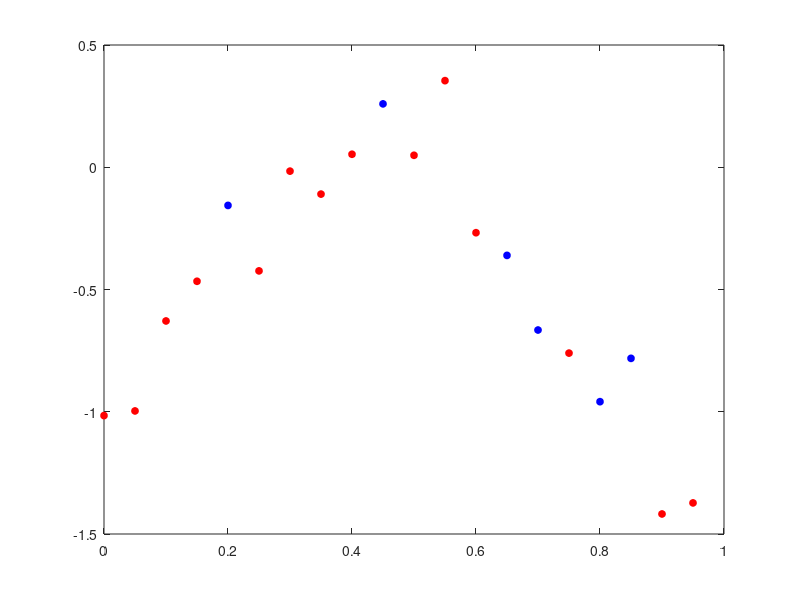

MATLAB code for this plot: (Note: this script raises an error after producing the figure.)
training_data=load('trainData.txt');
test_data=load('testData.txt');
training_x=training_data(:,1);
training_y=training_data(:,2);
test_x=test_data(:,1);
test_y=test_data(:,2);
figure;
plot(training_x,training_y,'ro','markersize',5,'markerfacecolor','red');
hold on;
plot(test_x,test_y,'bo','markersize',5,'markerfacecolor','blue');
x_vals=(0:0.025:1)';
plot(x_vals,LinRegRegularized(training_x,training_y,x_vals,7,0),'g','linestyle','--','linewidth',2);
plot(x_vals,LinRegRegularized(training_x,training_y,x_vals,7,1),'b','linestyle','--','linewidth',2);
plot(x_vals,LinRegRegularized(training_x,training_y,x_vals,7,10),'r','linestyle','--','linewidth',2);
plot(x_vals,LinRegRegularized(training_x,training_y,x_vals,7,100),'y','linestyle','--','linewidth',2);
legend('training data','test data','7th degree fit, lambda = 0','7th degree fit, lambda = 1','7th degree fit, lambda = 10','7th degree fit, lambda = 100');
figure;
plot(training_x,training_y,'ro','markersize',5,'markerfacecolor','red');
hold on;
plot(test_x,test_y,'bo','markersize',5,'markerfacecolor','blue');
x_vals=(0:0.025:1)';
plot(x_vals,LinRegRegularized(training_x,training_y,x_vals,10,0),'g','linestyle','--','linewidth',2);
plot(x_vals,LinRegRegularized(training_x,training_y,x_vals,10,1),'b','linestyle','--','linewidth',2);
plot(x_vals,LinRegRegularized(training_x,training_y,x_vals,10,10),'r','linestyle','--','linewidth',2);
plot(x_vals,LinRegRegularized(training_x,training_y,x_vals,10,100),'y','linestyle','--','linewidth',2);
legend('training data','test data','10th degree fit, lambda = 0','10th degree fit, lambda = 1','10th degree fit, lambda = 10','10th degree fit, lambda = 100');
figure;
plot(training_x,training_y,'ro','markersize',5,'markerfacecolor','red');
hold on;
plot(test_x,test_y,'bo','markersize',5,'markerfacecolor','blue');
x_vals=(0:0.025:1)';
plot(x_vals,LinRegRegularized(training_x,training_y,x_vals,12,0),'g','linestyle','--','linewidth',2);
plot(x_vals,LinRegRegularized(training_x,training_y,x_vals,12,1),'b','linestyle','--','linewidth',2);
plot(x_vals,LinRegRegularized(training_x,training_y,x_vals,12,10),'r','linestyle','--','linewidth',2);
plot(x_vals,LinRegRegularized(training_x,training_y,x_vals,12,100),'y','linestyle','--','linewidth',2);legend('training data','test data','12th degree fit, lambda = 0','12th degree fit, lambda = 1','12th degree fit, lambda = 10','12th degree fit, lambda = 100');
figure;
plot(training_x,training_y,'ro','markersize',5,'markerfacecolor','red');
hold on;
plot(test_x,test_y,'bo','markersize',5,'markerfacecolor','blue');
x_vals=(0:0.025:1)';
plot(x_vals,LinRegRegularized(training_x,training_y,x_vals,14,0),'g','linestyle','--','linewidth',2);
plot(x_vals,LinRegRegularized(training_x,training_y,x_vals,14,1),'b','linestyle','--','linewidth',2);
plot(x_vals,LinRegRegularized(training_x,training_y,x_vals,14,10),'r','linestyle','--','linewidth',2);
plot(x_vals,LinRegRegularized(training_x,training_y,x_vals,14,100),'y','linestyle','--','linewidth',2);
legend('training data','test data','14th degree fit, lambda = 0','14th degree fit, lambda = 1','14th degree fit, lambda = 10','14th degree fit, lambda = 100');
figure;
plot(training_x,training_y,'ro','markersize',5,'markerfacecolor','red');
hold on;
plot(test_x,test_y,'bo','markersize',5,'markerfacecolor','blue');
x_vals=(0:0.025:1)';
plot(x_vals,LinRegRegularized(training_x,training_y,x_vals,16,0),'g','linestyle','--','linewidth',2);
plot(x_vals,LinRegRegularized(training_x,training_y,x_vals,16,1),'b','linestyle','--','linewidth',2);
plot(x_vals,LinRegRegularized(training_x,training_y,x_vals,16,10),'r','linestyle','--','linewidth',2);
plot(x_vals,LinRegRegularized(training_x,training_y,x_vals,16,100),'y','linestyle','--','linewidth',2);
legend('training data','test data','16th degree fit, lambda = 0','16th degree fit, lambda = 1','16th degree fit, lambda = 10','16th degree fit, lambda = 100');

polynomial =[7; 10; 12; 14; 16];
lambda = [0; 1; 10; 100];

for n=1:length(polynomial)
  disp("-------------------------------------------------------------------------------------------------")
  disp(["For ", num2str(polynomial(n)), " degree polynomial"])
  disp("-------------------------------------------------------------------------------------------------")
  disp(" ")
  for l=1:length(lambda) 
  disp(["Lambda = ", num2str(lambda(l))]) 
  v = LinRegRegularized(training_x,training_y,training_x,polynomial(n),lambda(l));
  training_E = 0;
  for i=1:length(training_x)
    training_E = training_E + (training_y(i)- v(i))^2;
  end
  z = LinRegRegularized(test_x,test_y,test_x,polynomial(n),lambda(l));
  test_E = 0;
  for i=1:length(test_x)
    test_E = test_E + (test_y(i)- z(i))^2;
  end
  disp(["Training Error: ", num2str(training_E), "      Testing Error: ", num2str(test_E)])
  
  end
  disp("    ")
  
end